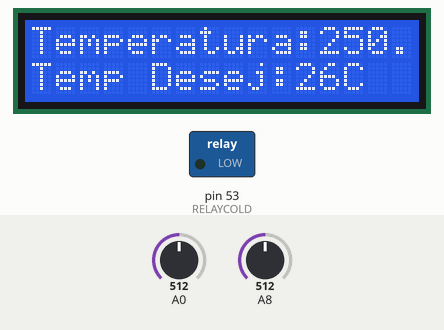
A sketch run on a simulated Arduino Mega 2560, built with avr-gcc and run on an emulated ATmega2560. On the bench: 16×2 character LCD, switched loads named in the sketch (green lamp = pin HIGH). The inputs (shaded band) are chosen by the test bench; at power-on: A8 = 512, A0 = 512.

Above: at 3.2 s.
3.3 s: A8 set to 57
At 4.8 s:
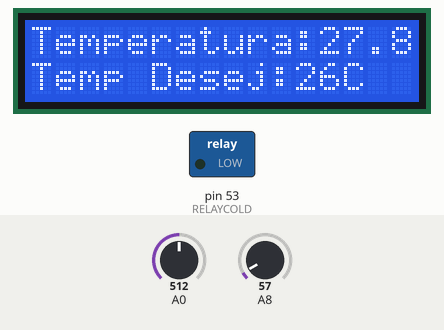
5.1 s: A8 set to 47
At 6.4 s:
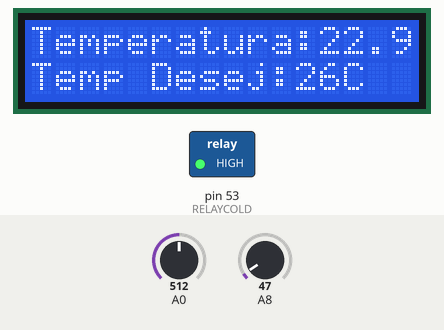
6.7 s: A8 set to 16
At 8.0 s:
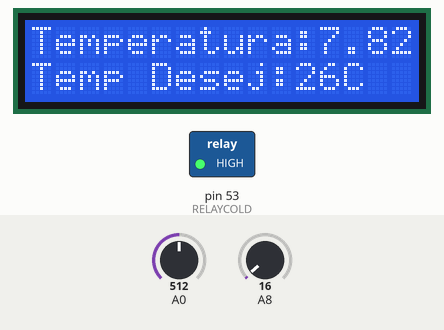
Timing chart, 0 to 9.7 s (numbered marks = the images above; inputs shaded):
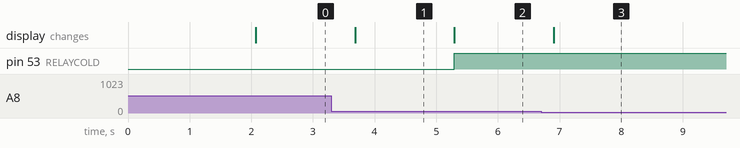

The sketch:

Code_PC2_Micro.ino
```cpp
#include <LiquidCrystal.h>

// Biblioteca para o display
LiquidCrystal lcd(8, 9, 4, 5, 6, 7);
void keyboardRead();
const int RELAYCOLD = 53; //Pino saida Relay Peltier
//const int RELAYHOT = 51; //Pino saida Relay Lampada
int adc_value = 0x00;
boolean up     = 0x00, butt02 = 0x00,
        down   = 0x00, butt03 = 0x00;


int SetPoint=26; //Define temperatura inicial desejado
//=================================================================
//                  SETUP
//=================================================================
void setup(){
  pinMode(RELAYCOLD,OUTPUT);
//  pinMode(RELAYHOT,OUTPUT);
  lcd.begin(16, 2);
  // Print a mensagem para o LCD.
  lcd.setCursor(0,1); //Move o cursor para a segunda linha
  lcd.print("Controle de Temp.");
  digitalWrite(RELAYCOLD,LOW);       //Turn off Relay Peltier
//  digitalWrite(RELAYHOT,LOW);		//Turn off Relay Lampada
  delay(2000);
  lcd.setCursor(0,1);
  lcd.print("                ");
}
//=================================================================
//                  LOOP
//=================================================================
void loop(){
  keyboardRead();

  //Botões para subir ou descer a temperatura (condição)
  if(down == 0x01)
  {
    down = 0x00;

      SetPoint--;

  }
  if(up == 0x01)
  {
    up = 0x00;

      SetPoint++;

  }

  double Temperature = ((5.0/1023) * analogRead(A8)) * 100;  //Calculo para 10mV por grau 0.01V/C

  lcd.setCursor(0,0);
  lcd.print("Temperatura:");    //
  lcd.print(Temperature);

//Display Set point on LCD
  lcd.setCursor(0,1);
  lcd.print("Temp Desej:");
  lcd.print(SetPoint);
  lcd.print("C   ");

//Verifica se a temperatura está no limite para acionar relay
if(Temperature > SetPoint)
{
   digitalWrite(RELAYCOLD,LOW);    //Desliga Relay
}
else if (Temperature < SetPoint)
{
  digitalWrite(RELAYCOLD,HIGH);    //Liga Relay

}
/*if(Temperature < SetPoint)	//neste trecho de codigo se ativaria o relay
								//do atuador de aumento de temperatura, mas como
								//não foi apresentado no ponto de controle todas
								//as implementações relacionadas estão comentadas
{
   digitalWrite(RELAYHOT,LOW);    //Desliga Relay
}
else if (Temperature > SetPoint)
{
  digitalWrite(RELAYHOT,HIGH);    //Liga Relay

}*/
  delay(800); // Atualiza a cada 80ms
}


//O keypad shield utiliza uma entrada analogica para controlar os botoes
//devido a isso, e retornado um certo valor de tensao para cada botao pressionado
//assim e mapeado a tensao do botao "up" e o botao "down" para utilizacao.
void keyboardRead()
{
     adc_value = analogRead(A0);                       //Variavel para leitura recebe valor AD de A0

     // --- Testa se os botões foram pressionados ---
     // Se foi pressionado, seta a respectiva flag
     if (adc_value > 90 && adc_value < 200) butt02 = 0x01;
     else if (adc_value > 210 && adc_value < 380) butt03 = 0x01;


     // --- Testa se os botões foram liberados ---
     //

     if (adc_value > 200 && butt02)            //Botão up solto e flag butt02 setada?
     {                                         //Sim...
         butt02 = 0x00;                        //Limpa flag butt02
         up     = 0x01;                        //Seta flag up

     } //end up
     if (adc_value > 380 && butt03)            //Botão down solto e flag butt03 setada?
     {                                         //Sim...
         butt03 = 0x00;                        //Limpa flag butt03
         down   = 0x01;                        //Seta flag down

     }
}
```

Measured:
- the behaviour switches between 54 and 53 on A8 (found by bisection; images 1 and 2)
- after the input at 3.3 s, the display: changes after 0.38 s (image 1)
- after the input at 5.1 s, pin 53 (RELAYCOLD): LOW → HIGH after 0.19 s; the display: changes after 0.19 s (image 2)
- after the input at 6.7 s, the display: changes after 0.21 s (image 3)
